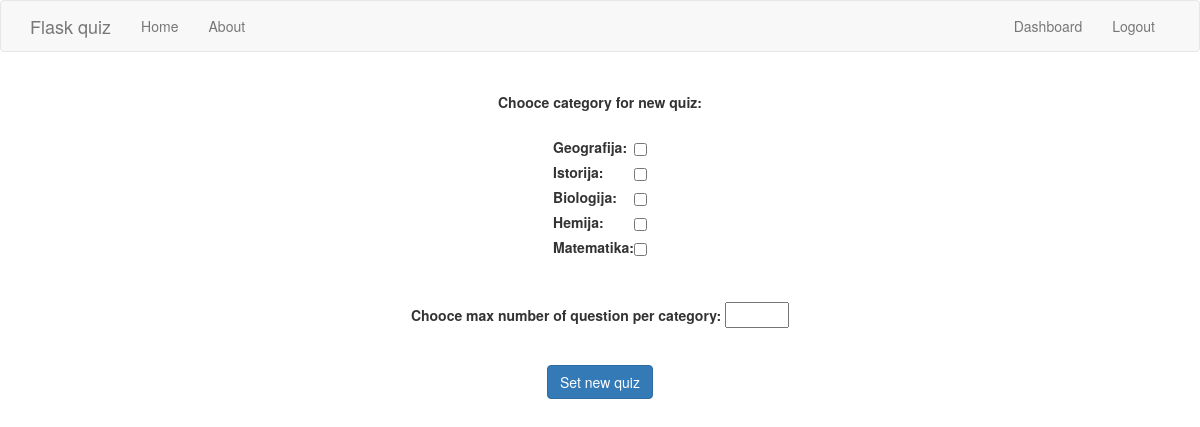
Before: /newquiz (signed in) with the older database file.
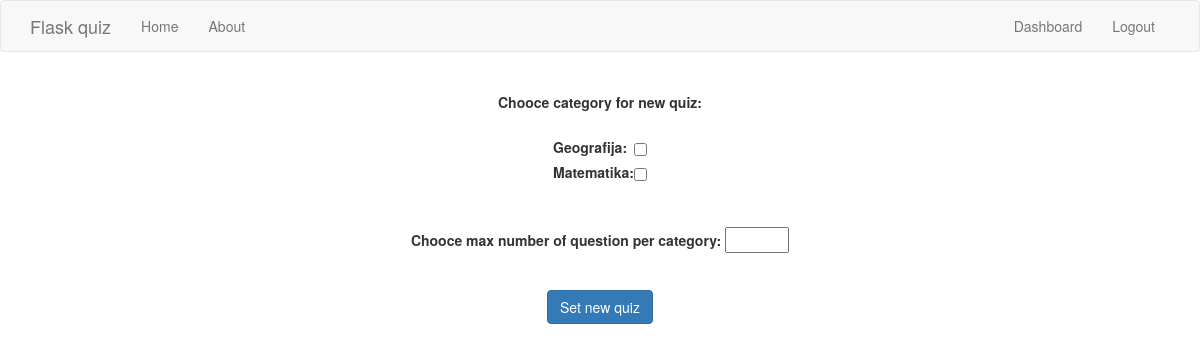
After: the same page with the newer database file.
### quiz/models.py (models this page shows)
class Category(db.Model):
    id_category = db.Column(db.Integer, primary_key=True)
    name = db.Column(db.String(256), index=True)
    explanation = db.Column(db.String(512), index=True)

### quiz/quiz/routes.py (the view, shortened to what this page needs)
@quiz.route('/newquiz', methods=['GET', 'POST'])
@is_logged_in
def newquiz():
    global user, conn
    loged = session['logged_in']  # True or False
    username = session['username']
    if loged:
        user = Visitor.query.filter_by(username=username).first()
    form = NewQuizForm()
    categories = Category.query.all()
    return render_template('newquiz.html', title='New quiz setup', form=form, categories=categories)

### quiz/forms.py
class NewQuizForm(FlaskForm):
    pass

### quiz/users/__utils__.py (called while the page is built)
def is_logged_in(f):
    @wraps(f)
    def wrap(*args, **kwargs):
        if 'logged_in' in session:
            return f(*args, **kwargs)
        else:
            flash('Unauthorized, Please login', 'danger')
            return redirect(url_for('login'))
    return wrap

### quiz/templates/newquiz.html
{% extends 'layout.html' %}
{% block body %}
{% from "includes/_formhelpers.html" import render_field %}
<div align="center">
    <br>
    <form method="post" action=""  novalidate>
            <div class="form-check">
            <label>Chooce category for new quiz:</label><br><br>
            <table>
                    {% if categories %}
                        {% for category in categories %}
                            <tr>
                                <td>
                                    <label>{{ category.name}}: </label>
                                </td>
                                <td>
                                    <input type="checkbox" class="form-check-input" name="selected_categories" value={{category.id_category}} />
                               </td>
                            </tr>
                        {% endfor %}
                    {% else %}
                    <tr>
                        <td>Not check boxes</td>>
                    </tr>
                    {% endif %}
            </table>
        </div>
        <br><br>
        <div class="form-group">
            <label for="maxnumquestion">Chooce max number of question per category:</label>
            <input type="text" name="maxnumquestion" id="maxnumquestion" size="5"><br>
        </div>
        <br><button type="submit" class="btn btn-primary">Set new quiz</button>
    </form>
</div>
{% endblock %}

Changed rows visible on the page:
removed Category: name "Istorija"
removed Category: name "Biologija"
removed Category: name "Hemija"
